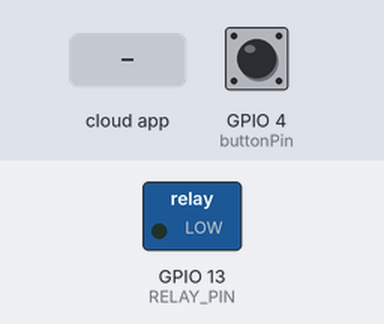
A sketch run on a simulated ESP8266 (NodeMCU). Parts: switched loads named in the sketch (green lamp = pin HIGH). The test bench sets the inputs (shaded band); at power-on: GPIO 4 (buttonPin) HIGH. WiFi joins after 1.5 s; servers stay silent unless stated; what the sketch prints to the serial monitor is not drawn.

Above: at 2.7 s.
2.8 s: GPIO 4 (buttonPin) pulled LOW for 0.15 s
At 2.87 s:
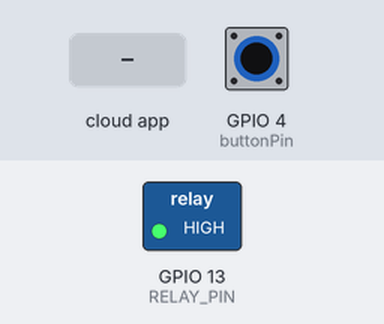
5.9 s: the phone or cloud app sets the.light to 1
At 7.1 s:
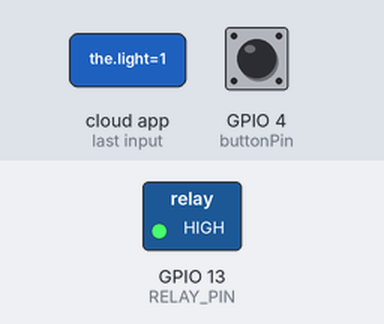
7.4 s: GPIO 4 (buttonPin) pulled LOW for 1 s
At 9.0 s:
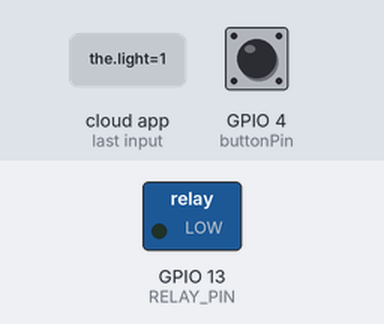
9.9 s: GPIO 4 (buttonPin) pulled LOW for 3.2 s
At 11.3 s:
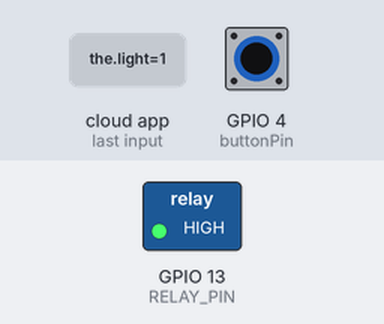
Timing chart, 0 to 14.6 s (numbered marks = the images above; inputs shaded):
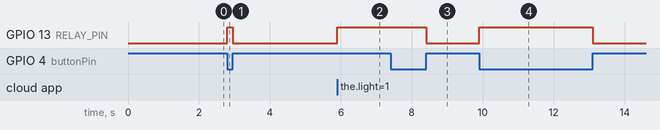

Measured:
- after the input at 2.8 s, GPIO 13 (RELAY_PIN): LOW → HIGH at once, → LOW 0.15 s later
- after the input at 5.9 s, GPIO 13 (RELAY_PIN): LOW → HIGH at once
- after the input at 7.4 s, GPIO 13 (RELAY_PIN): HIGH → LOW after 1.0 s
- after the input at 9.9 s, GPIO 13 (RELAY_PIN): LOW → HIGH at once, → LOW 3.2 s later

The sketch:

fauxmoESP-lamp-becky-stern.ino
```cpp
#include <Arduino.h>
#include <ESP8266WiFi.h>
#include "fauxmoESP.h"
#include "ESPAsyncWebServer.h"
#include <ESPAsyncTCP.h>
#include <Hash.h>

#define WIFI_SSID "your network name"
#define WIFI_PASS "your password"
#define SERIAL_BAUDRATE                 115200

fauxmoESP fauxmo;
#define RELAY_PIN 13
const int  buttonPin = 4;    // the pin that the pushbutton is attached to
int buttonState = 0;         // current state of the button
int lastButtonState = 0;     // previous state of the button

// -----------------------------------------------------------------------------
// Wifi
// -----------------------------------------------------------------------------

void wifiSetup() {

    // Set WIFI module to STA mode
    WiFi.mode(WIFI_STA);

    // Connect
    Serial.printf("[WIFI] Connecting to %s ", WIFI_SSID);
    WiFi.begin(WIFI_SSID, WIFI_PASS);

    // Wait
    while (WiFi.status() != WL_CONNECTED) {
        Serial.print(".");
        delay(100);
    }
    Serial.println();

    // Connected!
    Serial.printf("[WIFI] STATION Mode, SSID: %s, IP address: %s\n", WiFi.SSID().c_str(), WiFi.localIP().toString().c_str());
}

void callback(uint8_t device_id, const char * device_name, bool state) {
  Serial.print("Device "); Serial.print(device_name);
  Serial.print(" state: ");
  if (state) {
    Serial.println("ON");
    digitalWrite(RELAY_PIN, HIGH);
  } else {
    Serial.println("OFF");
    digitalWrite(RELAY_PIN, LOW);
  }
}

void setup() {
    pinMode(RELAY_PIN, OUTPUT);
    pinMode(buttonPin, INPUT_PULLUP);
    digitalWrite(RELAY_PIN, LOW);
    // Init serial port and clean garbage
    Serial.begin(SERIAL_BAUDRATE);
    Serial.println("FauxMo demo sketch");
    Serial.println("After connection, ask Alexa/Echo to 'turn <devicename> on' or 'off'");

    // Wifi
    wifiSetup();

    // Fauxmo
    fauxmo.addDevice("the light");
    fauxmo.onMessage(callback);
}

void loop() {
  fauxmo.handle();

  // read the pushbutton input pin:
  buttonState = digitalRead(buttonPin);

  // compare the buttonState to its previous state
  if (buttonState != lastButtonState) {
    // if the state has changed, increment the counter
    if (buttonState == LOW) {
      Serial.println("on");
      digitalWrite(RELAY_PIN, HIGH);
    }
    else {
      // if the current state is LOW then the button
      // went from on to off:
      Serial.println("off");
      digitalWrite(RELAY_PIN, LOW);
    }
    // Delay a little bit to avoid bouncing
    delay(50);
  }
  // save the current state as the last state,
  //for next time through the loop
  lastButtonState = buttonState;
}
```
